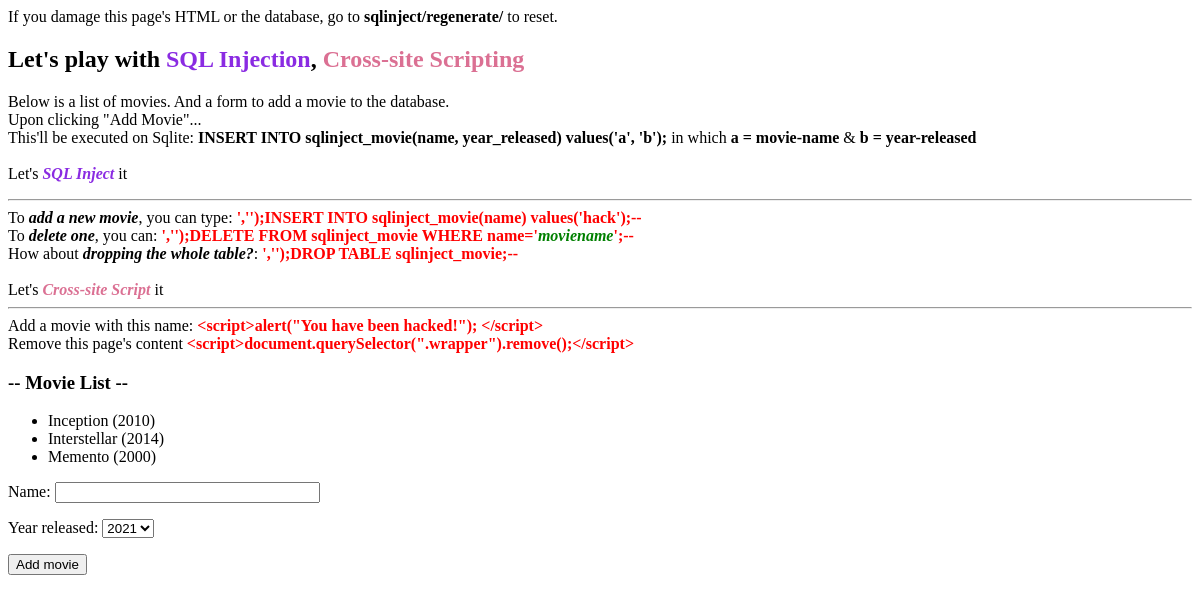
Before: /sqlinject/ with the older database file.
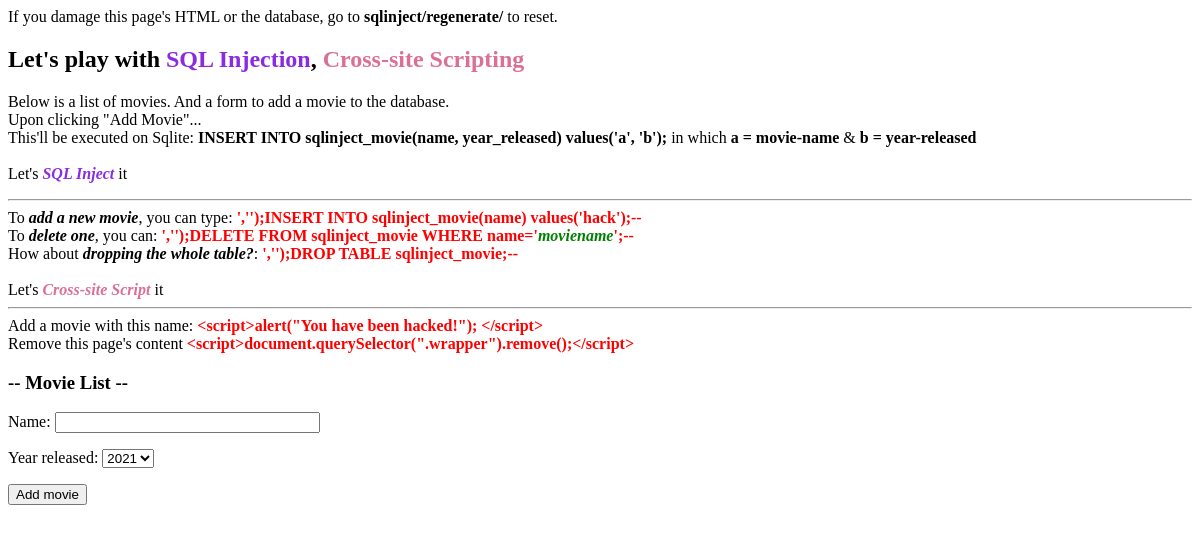
After: the same page with the newer database file.
### sqlinject/models.py (models this page shows, shortened)
class Movie(models.Model):
    name = CharField(max_length=255, null=False, blank=False)
    director = CharField(max_length=50, null=True, blank=True)
    year_released = CharField(max_length=4,null=True,blank=True)

### sqlinject/views.py (the view)
# urls.py: path('',views.index, name='index'),
def index(r):
    form = MovieForm()
    movies = Movie.objects.all()
    try:
        return render(r, 'inject/index.html', {'movies':movies, "form": form})
    except OperationalError as e:
        movies = None
        return render(r, 'inject/index.html', {'movies':movies, "form": form, "gone":True})

### sqlinject/models.py
class MovieForm(forms.ModelForm):
    class Meta:
        model = Movie
        fields = ['name', 'year_released']
        widgets = {
            "year_released" : forms.Select(choices=CHOICES),
            "name": forms.TextInput(attrs={'size':30})
        }

### templates/inject/index.html (shortened to what this page needs)
{% extends "../base.html" %}
{% load static %}
{% block content %}
<h2>Let's play with <b style="color: blueviolet;">SQL Injection</b>, <b style="color: palevioletred;">Cross-site Scripting</b> </h2>
<p>Below is a list of movies. And a form to add a movie to the database.<br>
    Upon clicking "Add Movie"...
    <br>
    This'll be executed on Sqlite: <b>INSERT INTO sqlinject_movie(name, year_released) values('a', 'b');</b> in which <b>a = movie-name</b> & <b>b = year-released</b>
    <br>
    <br>
    Let's <i style="color: blueviolet; font-weight: bolder;">SQL Inject</i> it<hr>
    To <b><i>add a new movie</i></b>, you can type: <b style="color: red;">','');INSERT INTO sqlinject_movie(name) values('hack');--</b>
    <br>
    To <b><i>delete one</i></b>, you can: <b style="color: red;">','');DELETE FROM sqlinject_movie WHERE name='<i style="color:green;">moviename</i>';--</b>
    <br>
    How about <b><i>dropping the whole table?</i></b>: <b style="color: red;">','');DROP TABLE sqlinject_movie;--</b>
    <br>
    <br>
    Let's <i style="color: palevioletred; font-weight: bolder;">Cross-site Script</i> it<hr>
    Add a movie with this name: <b style="color: red;">&lt;script&gt;alert("You have been hacked!"); &lt;/script&gt;</b>
    <br>
    Remove this page's content <b style="color: red;">&lt;script&gt;document.querySelector(".wrapper").remove();&lt;/script&gt;</b>
</p>
<h3 class='title'>-- Movie List --</h3>
<ul>
{% for movie in movies %}
<li>{{movie.name|safe }} ({{movie.year_released}})</li>
{% endfor %}
</ul>
<form action="{% url 'inject:inject' %}", method="POST">
    {{ form.as_p }}
    <input type='submit' value="Add movie">
</form>
{% endblock %}

### templates/base.html (shortened to what this page needs)
<!DOCTYPE html>
<html lang="en">
<head>
</head>
<body>
    <div class="guide">If you damage this page's HTML or the database, go to <b>sqlinject/regenerate/</b> to reset.</div>
    <div class="wrapper">
    {% block content %}
    {% endblock %}
    </div>
</body>
</html>

Changed rows visible on the page:
removed Movie: name "Inception", year_released "2010"
removed Movie: name "Interstellar", year_released "2014"
removed Movie: name "Memento", year_released "2000"
